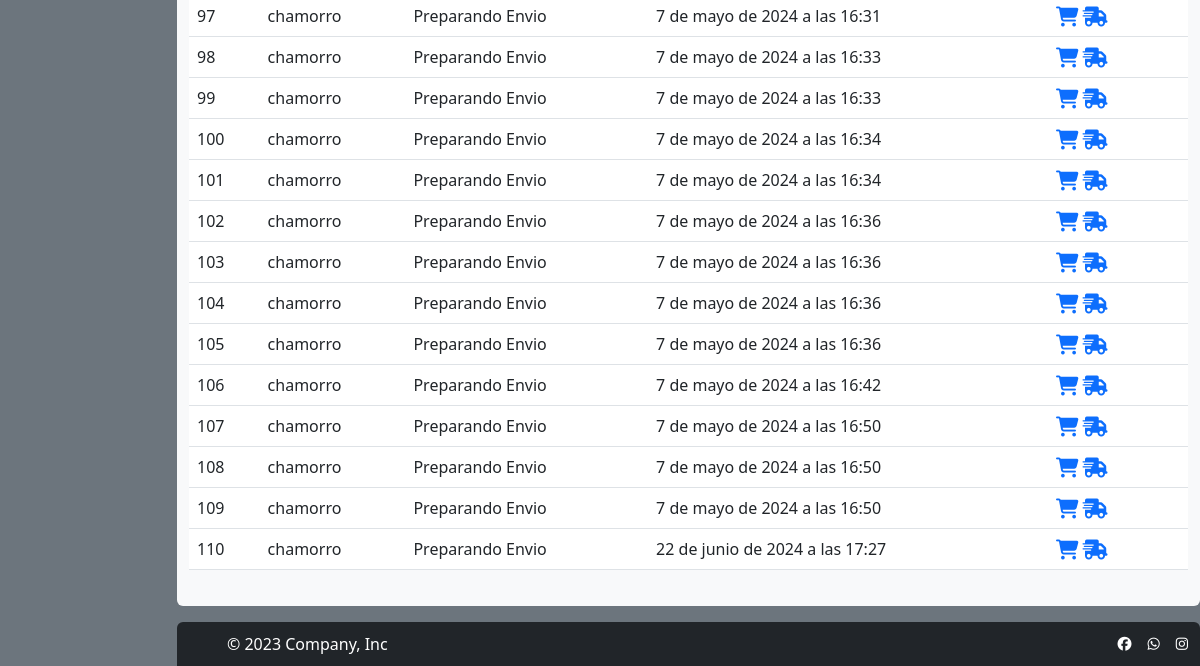
/administradores/listaPedidos/ (signed in, lower part), run on an earlier commit of the app's database.
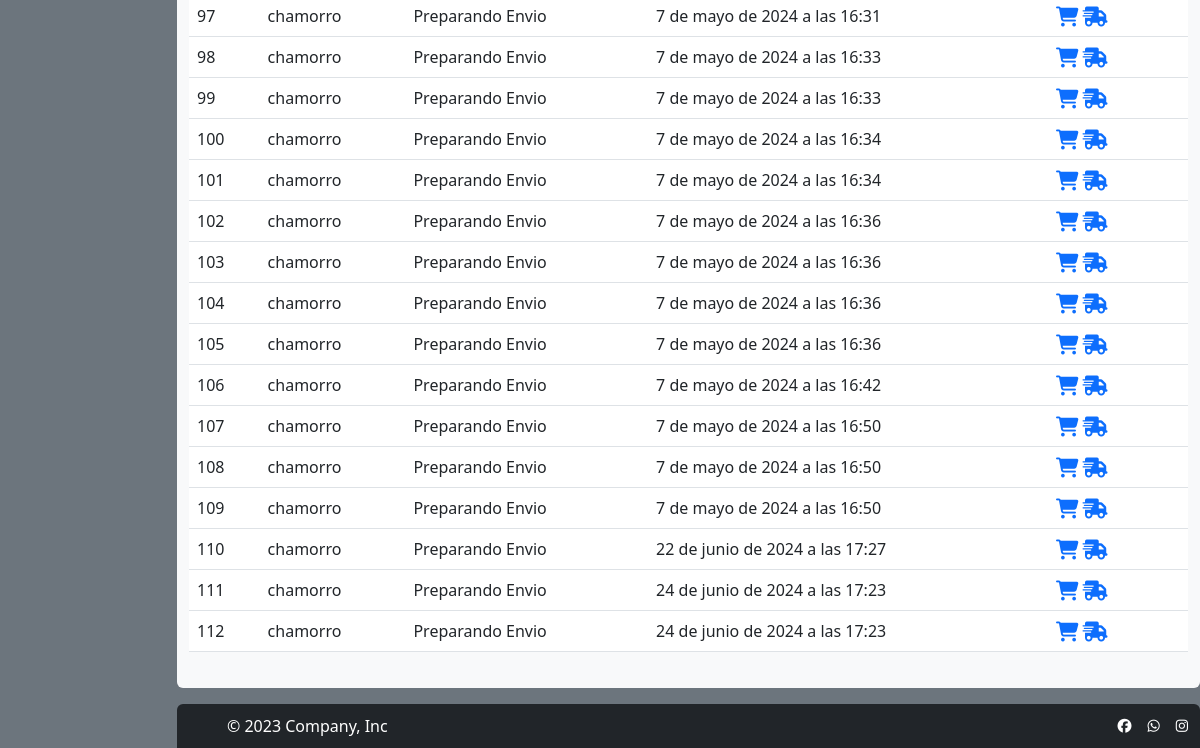
And on a later commit of the database.
### pedidos/models.py (models this page shows, shortened)
class Pedido(models.Model):
    user=models.ForeignKey(User,on_delete=models.CASCADE)
    estado=models.CharField(max_length=50,default="Preparando Envio")
    created_at=models.DateTimeField(auto_now_add=True)
    class Meta:
        db_table='pedido'
        verbose_name='pedido'
        verbose_name_plural='pedidos'
        ordering=['id']

### administradores/views.py (the view)
# urls.py: path('listaPedidos/', listaPedidos, name="listaPedidos"),
@login_required(login_url='Home')
def listaPedidos(request):
    for grupo in request.user.groups.all():
        if grupo.name == 'admins':
            lpedido=Pedido.objects.all()
            return render(request,'listaPedidos.html',{"Pedido":lpedido})
    return redirect('Home')

### carro/context_processor.py (called while the page is built)
def importe_total_carro(request):
    carro = Carro(request)
    total=0
    if request.user.is_authenticated:
        for key,value in request.session["carro"].items():
            total=total+(float(value["precio"]))
    else:
       total="Debes hacer login"
    return {"importe_total_carro":total}

def obtener_clima(request):
    api_key = "oW3o4geoIFyojrJ6HAF6TPnkfSVqG7PE"
    root_url = "http://dataservice.accuweather.com/currentconditions/v1/60449?"
    city = "Santiago"
    url = f"{root_url}apikey={api_key}&language=es"
    city_weather = 1
    url_iconweather = f'https://developer.accuweather.com/sites/default/files/09-s.png'
    return {
        'clima': {
            """
            'ciudad': city,
            'temperatura': city_weather['Temperature']['Metric']['Value'],
            'WeatherText': city_weather['WeatherText'],
            'iconweather': url_iconweather,
            """
            'ciudad': 'Santiago',
            'temperatura': 3,
            'WeatherText': 'Nublado',
            'iconweather': url_iconweather
        }
    }

### administradores/templates/listaPedidos.html (shortened to what this page needs)
{% extends "base.html" %}
{% load static %}
{% block styles %}
<link href="{% static 'administradores/css/style.css' %}" rel="stylesheet" type="text/css">
{% endblock styles %}
{% block contenido %}
<div class="container">
    <div class="row">
        <table class="table table-responsive">
            <tbody>
                {% for disco in Pedido %}
                <tr>
                    <td>{{ disco.id }}</td>
                    <td>{{ disco.user }}</td>
                    <td>{{ disco.estado }}</td>
                    <td>{{ disco.created_at }}</td>
                    <td>
                        <a class="text-decoration-none" title="Ver Productos" href="{% url 'listaLineaPedidos' disco.id  %}">
                            <i class="fa-solid fa-cart-shopping fa-lg"></i>
                        </a>
                        <a class="text-decoration-none" title="Cambiar estado" href="{% url 'listaLineaPedidos' disco.id  %}">
                            <i class="fa-solid fa-truck-fast fa-lg"></i>
                        </a>
                    </td>
                </tr>
                {% endfor %}
            </tbody>
        </table>
    </div>
</div>
{% endblock %}

What changed in the data, as far as the page shows it:
added Pedido: id "111", user "chamorro", estado "Preparando Envio", created_at "24 de junio de 2024 a las 17:23"
added Pedido: id "112", user "chamorro", estado "Preparando Envio", created_at "24 de junio de 2024 a las 17:23"
